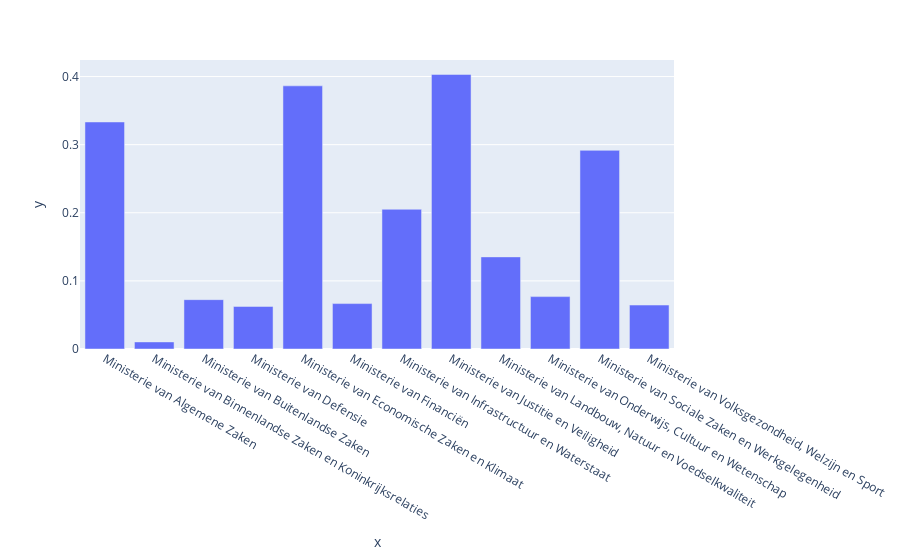

The code cell stored with this chart in its notebook:
### Markdown cell above
https://open.overheid.nl/documenten/ronl-ff8822d30a30c1f70df73b7394eb941503f04728/pdf In dit document is het jaar weggelaten uit van het verzoek.

### Code cell
dfIII = dfII.copy()
dfIII = dfIII.groupby(['verantwoordelijke'])['image'].apply(list).reset_index(name='image')

means = [i.count(True) / len(i) for i in dfIII.image]

dfIII['image'] = means
display(dfIII)

fig = px.bar(x=dfIII.verantwoordelijke, y=dfIII.image, hover_data = [Data1['aantal']])
fig.show()

### Figure 1 — Plotly figure (JSON) as saved in the notebook; plotly's stock layout.template omitted (floating-point values rounded to 4 significant figures)
{"data": [{"alignmentgroup": "True", "customdata": [[3], [87], [64], [36], [76], [129], [89], [62], [247], [39], [13], [26]], "hovertemplate": "x=%{x}<br>y=%{y}<br>hover_data_0=%{customdata[0]}<extra></extra>", "legendgroup": "", "marker": {"color": "#636efa", "pattern": {"shape": ""}}, "name": "", "offsetgroup": "", "orientation": "v", "showlegend": false, "textposition": "auto", "type": "bar", "x": ["Ministerie van Algemene Zaken", "Ministerie van Binnenlandse Zaken en Koninkrijksrelaties", "Ministerie van Buitenlandse Zaken", "Ministerie van Defensie", "Ministerie van Economische Zaken en Klimaat", "Ministerie van Financiën", "Ministerie van Infrastructuur en Waterstaat", "Ministerie van Justitie en Veiligheid", "Ministerie van Landbouw, Natuur en Voedselkwaliteit", "Ministerie van Onderwijs, Cultuur en Wetenschap", "Ministerie van Sociale Zaken en Werkgelegenheid", "Ministerie van Volksgezondheid, Welzijn en Sport"], "xaxis": "x", "y": [0.3333, 0.01042, 0.07246, 0.0625, 0.3864, 0.06667, 0.2051, 0.4031, 0.1352, 0.07692, 0.2917, 0.06452], "yaxis": "y"}], "layout": {"barmode": "relative", "legend": {"tracegroupgap": 0}, "margin": {"t": 60}, "xaxis": {"anchor": "y", "domain": [0, 1], "title": {"text": "x"}}, "yaxis": {"anchor": "x", "domain": [0, 1], "title": {"text": "y"}}}}
